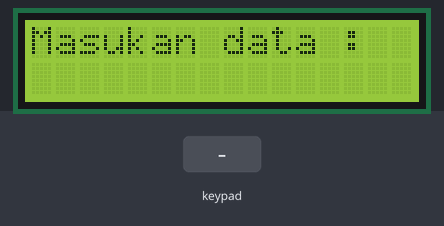
The sketch below on a simulated Arduino Mega 2560, built with avr-gcc and run on an emulated ATmega2560. Parts: 16×2 character LCD. The inputs (shaded band) are chosen by the test bench. What the sketch prints to the serial monitor is not drawn.

Above: at 16.3 s.
16.4 s: key 'C' pressed
At 17.1 s:
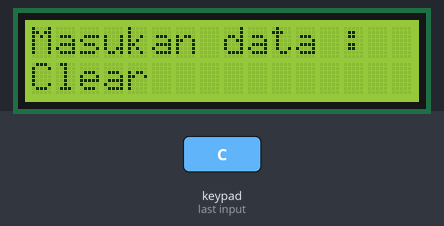
18.9 s: keypad keys 1 2 # pressed 0.4 s apart
At 20.2 s:
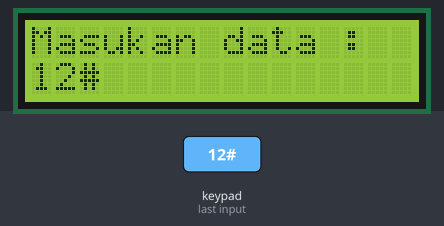
21.6 s: key 'A' pressed
At 22.0 s:
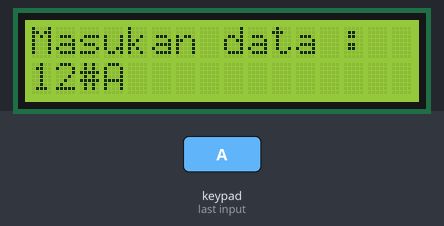
23.1 s: keypad keys 1 2 * pressed 0.4 s apart
At 24.5 s:
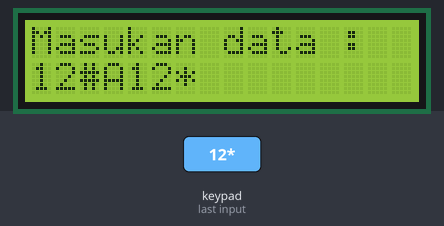
25.8 s: key 'B' pressed
At 26.5 s:
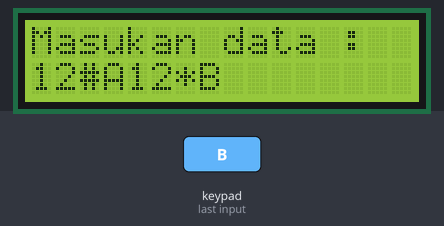
27.3 s: keypad keys 1 2 A pressed 0.4 s apart
At 29.4 s:
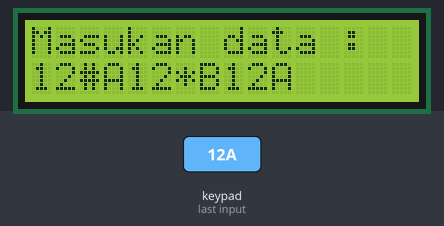
Timing chart, 0 to 30.9 s (numbered marks = the images above; inputs shaded):
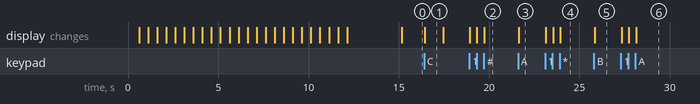

The sketch:

Praktikum_Keypad_LCD.ino
```cpp
#include <Keypad.h>
#include <Wire.h>
#include <LiquidCrystal_I2C.h>

LiquidCrystal_I2C lcd(0x27, 16, 2);
String datastring;
const byte ROWS = 4; //four rows
const byte COLS = 4; //four columns

char hexaKeys[ROWS][COLS] = {
  {'1','2','3','A'},
  {'4','5','6','B'},
  {'7','8','9','C'},
  {'*','0','#','D'}
};
byte rowPins[ROWS] = {A15, A14, A13, A12}; //connect to the row pinouts of the keypad
byte colPins[COLS] = {A11, A10, A9, A8}; //connect to the column pinouts of the keypad
byte love[8] = {B00000, B01010, B11111, B11111, B11111, B01110, B00100, B00000};
//initialize an instance of class NewKeypad
Keypad customKeypad = Keypad( makeKeymap(hexaKeys), rowPins, colPins, ROWS, COLS);

void setup(){
  Serial.begin(9600);
  lcd.begin();
  lcd.createChar(1, love);
  lcd.setCursor(3,0);
  lcd.print((char)1);
  lcd.print(" Universitas Negeri Jakarta               ");
  for (int i = 0 ; i < 24; i ++) {
      lcd.scrollDisplayLeft();
      delay(500);
  }
  lcd.clear();
  lcd.setCursor(0,1);
  lcd.print((char)1);
  lcd.print(" Robotic Club ");
  lcd.setCursor(15,1);
  lcd.print((char)1);
  delay(3000);
  lcd.clear();
}

void loop(){
  char customKey = customKeypad.getKey();
  lcd.setCursor(0,0);
  lcd.print("Masukan data :  ");
  if (customKey){
    Serial.println(customKey);
    datastring = datastring + customKey;
    Serial.println(datastring);
    if(customKey == 'C' || datastring.length() > 16){
      datastring = "Clear           ";
      Serial.println(datastring);
      lcd.setCursor(0,1);
      lcd.print(datastring);
      delay(1000);
      datastring = "";
      lcd.clear();
    }
   lcd.setCursor(0,1);
   lcd.print(datastring);
  }
}
```

Measured:
- after the input at 16.4 s, the display: changes at once (image 1)
- after the input at 18.9 s, the display: first changes at once (image 2 shows a later state)
- after the input at 21.6 s, the display: changes at once (image 3)
- after the input at 23.1 s, the display: first changes at once (image 4 shows a later state)
- after the input at 25.8 s, the display: changes at once (image 5)
- after the input at 27.3 s, the display: first changes at once (image 6 shows a later state)
- what the display in image 1 shows lasts 1.0 s, from 16.4 s to 17.4 s
